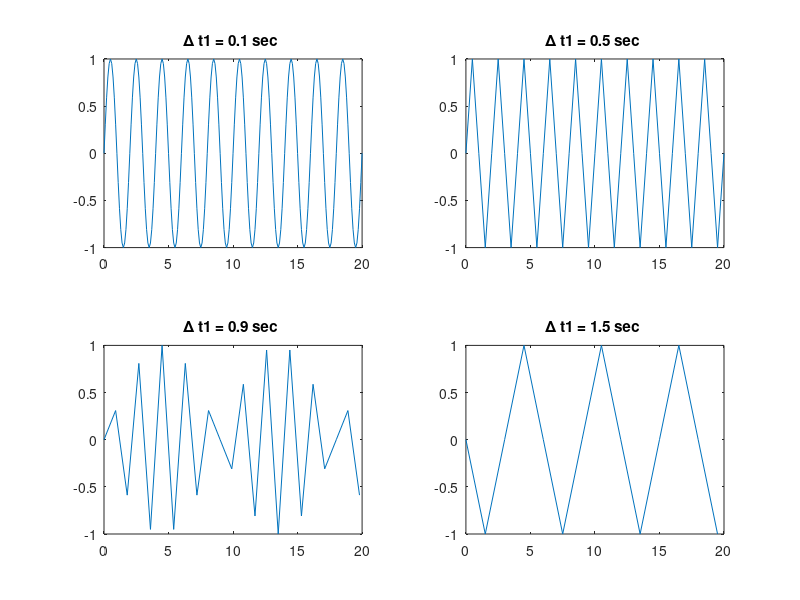

The MATLAB script that drew this image:
% Plot a sine wave for different spacing
% Test time spacing
dt=[0.1 0.5 0.9 1.5]; % Seconds between samples
% Plot x(t)=sin(pi*t) Here w=pi and T=2 sec so dt << 1 sec
for i = 1:length(dt)
	t1=0:dt(i):20 % We expect 10 cycles of the sine wave
	x1=sin(pi*t1);
	figure(1)
	subplot(2,2,i), plot(t1,x1) % Make a 2x2 matrix of plots to save space
	title(['\Delta t1 = ', num2str(dt(i)), ' sec ']);
end	
